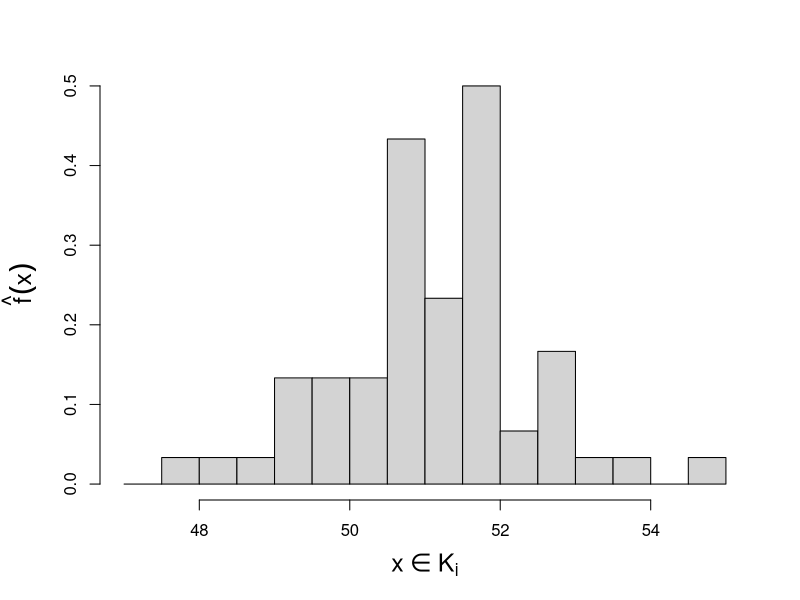

Generate this figure with R:
# setting up the axis label size and margin (bottom, left, top, right)
par(cex.lab = 1.5, mai = c(b = 1, l = 1, t = 0.7, r = 0.5))

# histogram with relative frequencies with manual setting of intervals
hist(nhtemp, freq = F, breaks = seq(from = 47, to = 55, by = 0.5), main = "", ylab = expression(hat(f)(x)), xlab = expression(x %in% 
    K[i])) 
 TRUE